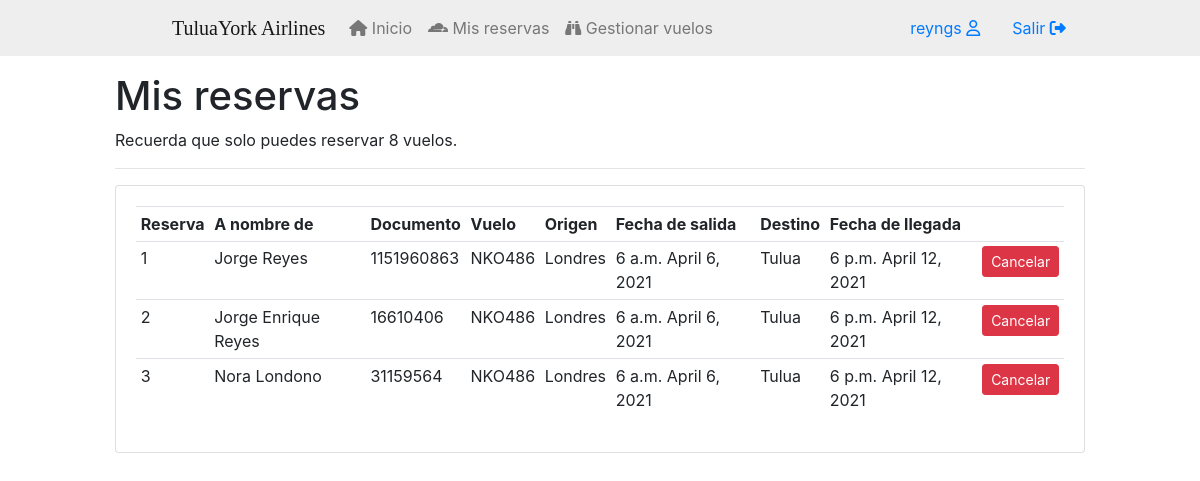
/flights/greservas/1 (signed in), run on the app's committed database.
### authentication/models.py (models this page shows, shortened)
class max_reservas(models.Model):
    cantidad = models.IntegerField()
    user = models.ForeignKey(settings.AUTH_USER_MODEL, on_delete=models.CASCADE)

### flights/models.py (models this page shows, shortened)
class reserva(models.Model):
    usuario = models.ForeignKey(settings.AUTH_USER_MODEL, on_delete=models.CASCADE)
    vuelo = models.ForeignKey(vuelo, on_delete=models.CASCADE)
    estado = models.BooleanField(default=True)
    nombre = models.CharField(max_length=20)
    cc = models.CharField(max_length=12)

class vuelo(models.Model):
    nombre = models.CharField(max_length=20)
    origen = models.ForeignKey(ciudad, related_name='origen', on_delete=models.CASCADE)
    destino = models.ForeignKey(ciudad, related_name='destino', on_delete=models.CASCADE)
    fecha_salida = models.DateField()
    hora_salida = models.TimeField()
    fecha_llegada = models.DateField()
    hora_llegada = models.TimeField()
    costo = models.IntegerField()
    estado = models.BooleanField(default=True)
    capacidad = models.IntegerField()

class ciudad(models.Model):
    nombre = models.CharField(max_length=20)
    pais = models.CharField(max_length=20)
    visa = models.BooleanField()

### flights/views.py (the view, shortened to what this page needs)
# urls.py: path('greservas/<int:user_id>', greservas, name='greservas'),
def greservas(request, user_id):
    titulo = "Mis reservas"
    mensaje = ""
    reservas = reserva.objects.filter(usuario=user_id, estado=True, vuelo__fecha_salida__gte=today) # lt, gt, lte, gte
    max = max_reservas.objects.get(user=user_id)
    reservasW = reserva.objects.filter(usuario=user_id, estado=True, vuelo__fecha_salida=today)
    climas = [None] * len(reservasW)
    for i in range(len(reservasW)):
        climas[i] = [None] * 3
    context = {"titulo": titulo, "mensaje": mensaje, "reservas": reservas, 'max': max, 'climas': climas, 'n': len(climas)}
    return render(request, "mis_vuelos.html", context)

### flights/templates/mis_vuelos.html (shortened to what this page needs)
{% extends "base.html" %}
{% block content %}
<h1>{{titulo}}</h1>
<p>Recuerda que solo puedes reservar {{max.cantidad}} vuelos.</p>
<hr>
<div class="card card-body">
    <table class="table table-sm">
				<tr>
                    <th>Reserva</th>
                    <th>A nombre de</th>
					<th>Documento</th>
					<th>Vuelo</th>
					<th>Origen</th>
                    <th>Fecha de salida</th>
                    <th>Destino</th>
                    <th>Fecha de llegada</th>
					<th></th>
				</tr>
				{% for reserva in reservas %}
					<tr>
                        <td>{{reserva.id}}</td>
                        <td>{{reserva.nombre}}</td>
						<td>{{reserva.cc}}</td>
						<td>{{reserva.vuelo.nombre}}</td>
                        <td>{{reserva.vuelo.origen.nombre}}</td>
						<td>{{reserva.vuelo.hora_salida}} {{reserva.vuelo.fecha_salida}} </td>
                        <td>{{reserva.vuelo.destino.nombre}}</td>
                        <td>{{reserva.vuelo.hora_llegada}} {{reserva.vuelo.fecha_llegada}}</td>
						<td><a class="btn btn-sm btn-danger" href="/flights/cancelreserve/{{ reserva.id }}">Cancelar</a></td>
					</tr>
				{% endfor %}
	</table>
</div>
{% endblock content %}

### flights/templates/base.html (shortened to what this page needs)
<!DOCTYPE html>
<html lang="en">
<head>
    <link rel="stylesheet" href="https://maxcdn.bootstrapcdn.com/bootstrap/4.0.0/css/bootstrap.min.css">
</head>
<header class="navbar navbar-expand-md navbar-light" style="background-color: #EEEEEE;">
        <a href="{% url 'flights' %}" class="navbar-brand offset-sm-1">
            <span style="font-family: 'DM Serif Text', serif;">TuluaYork Airlines</span>
          </a>
        <div class="collapse navbar-collapse" id="navbarText">
            <ul class="navbar-nav mr-auto">
                <li class="nav-item">
                <a class="nav-link" href="{% url 'flights' %}"><i class="fas fa-home"></i> Inicio<span class="sr-only">(current)</span></a>
                </li>
                {% if user.is_authenticated %}
                <li class="nav-item">
                    <a class="nav-link" href="/flights/greservas/{{ user.id }}"><i class="fab fa-cloudflare"></i> Mis reservas</a>
                </li>
                    {% if user.is_superuser %}
                       <li class="nav-item">
                            <a class="nav-link" href="{% url 'gvuelos' %}"><i class="fas fa-binoculars"></i> Gestionar vuelos</a>
                        </li>
                    {% endif %}
                {% endif %}
            </ul>
            {% if user.is_authenticated %}
                <a class="nav-link" href="/accounts/perfil/{{ user.id }}">{{ user.username}}  <i class="far fa-user"></i></a>
                <a class="nav-link" href="{% url 'getout' %}">Salir  <i class="fas fa-sign-out-alt"></i></i></a>
            {% else %}
                <a class="nav-link" href="{% url 'acceder' %}">Iniciar sesion   <i class="far fa-user-circle"></i></a>
            {% endif %}
            <a class="nav-link offset-sm-1" href="#"></i></a>
        </div>
</header>
<body>
    <div class="container-md">
        <div class="col-lg-10 offset-sm-1 mt-3">
            {% block content %}
            {% endblock content %}
        </div>
    </div>
</body>
</html>

### data on the page
max_reservas: cantidad "8"
reserva: id "1", nombre "Jorge Reyes", cc "1151960863", vuelo.nombre "NKO486", vuelo.origen.nombre "Londres", vuelo.hora_salida "6 a.m.", vuelo.fecha_salida "April 6, 2021", vuelo.destino.nombre "Tulua", vuelo.hora_llegada "6 p.m.", vuelo.fecha_llegada "April 12, 2021"
reserva: id "2", nombre "Jorge Enrique Reyes", cc "16610406", vuelo.nombre "NKO486", vuelo.origen.nombre "Londres", vuelo.hora_salida "6 a.m.", vuelo.fecha_salida "April 6, 2021", vuelo.destino.nombre "Tulua", vuelo.hora_llegada "6 p.m.", vuelo.fecha_llegada "April 12, 2021"
reserva: id "3", nombre "Nora Londono", cc "31159564", vuelo.nombre "NKO486", vuelo.origen.nombre "Londres", vuelo.hora_salida "6 a.m.", vuelo.fecha_salida "April 6, 2021", vuelo.destino.nombre "Tulua", vuelo.hora_llegada "6 p.m.", vuelo.fecha_llegada "April 12, 2021"

### other printed values
{{ user.username }} "reyngs"
{{ titulo }} "Mis reservas"
